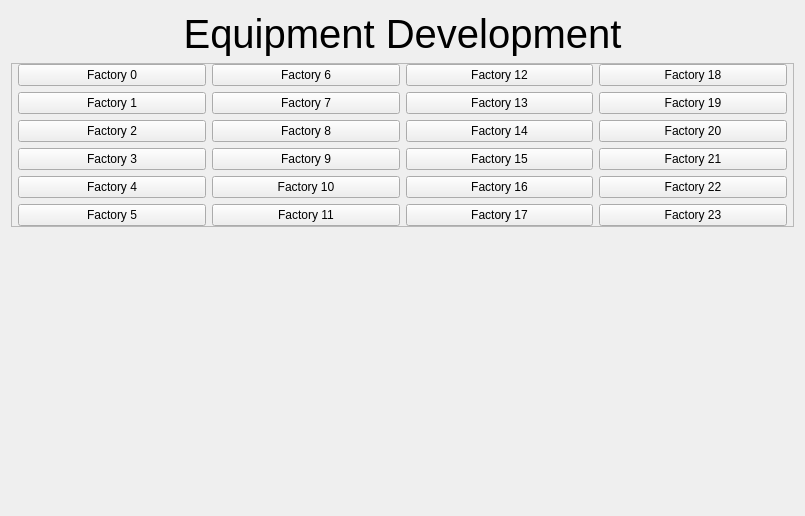
<?xml version="1.0" encoding="UTF-8"?>
<ui version="4.0">
 <class>FactoryArea</class>
 <widget class="QFrame" name="FactoryArea">
  <property name="geometry">
   <rect>
    <x>0</x>
    <y>0</y>
    <width>805</width>
    <height>516</height>
   </rect>
  </property>
  <property name="windowTitle">
   <string>Frame</string>
  </property>
  <property name="styleSheet">
   <string notr="true"/>
  </property>
  <layout class="QVBoxLayout" name="verticalLayout">
   <item>
    <widget class="QLabel" name="FactoryLabel">
     <property name="sizePolicy">
      <sizepolicy hsizetype="Preferred" vsizetype="MinimumExpanding">
       <horstretch>0</horstretch>
       <verstretch>1</verstretch>
      </sizepolicy>
     </property>
     <property name="font">
      <font>
       <pointsize>30</pointsize>
      </font>
     </property>
     <property name="text">
      <string>Equipment Development</string>
     </property>
     <property name="alignment">
      <set>Qt::AlignCenter</set>
     </property>
    </widget>
   </item>
   <item>
    <widget class="QFrame" name="Slots">
     <property name="sizePolicy">
      <sizepolicy hsizetype="Preferred" vsizetype="Expanding">
       <horstretch>0</horstretch>
       <verstretch>1</verstretch>
      </sizepolicy>
     </property>
     <property name="minimumSize">
      <size>
       <width>0</width>
       <height>0</height>
      </size>
     </property>
     <property name="styleSheet">
      <string notr="true"/>
     </property>
     <property name="frameShape">
      <enum>QFrame::StyledPanel</enum>
     </property>
     <property name="frameShadow">
      <enum>QFrame::Raised</enum>
     </property>
     <layout class="QVBoxLayout" name="verticalLayout_2">
      <property name="spacing">
       <number>6</number>
      </property>
      <property name="leftMargin">
       <number>0</number>
      </property>
      <property name="topMargin">
       <number>0</number>
      </property>
      <property name="rightMargin">
       <number>0</number>
      </property>
      <property name="bottomMargin">
       <number>0</number>
      </property>
      <item>
       <layout class="QGridLayout" name="SlotGrid">
        <property name="leftMargin">
         <number>6</number>
        </property>
        <property name="topMargin">
         <number>0</number>
        </property>
        <property name="rightMargin">
         <number>6</number>
        </property>
        <item row="0" column="0">
         <widget class="FactorySlot" name="Factory_Slot_0">
          <property name="text">
           <string>Factory 0</string>
          </property>
         </widget>
        </item>
        <item row="0" column="1">
         <widget class="FactorySlot" name="Factory_Slot_6">
          <property name="text">
           <string>Factory 6</string>
          </property>
         </widget>
        </item>
        <item row="0" column="2">
         <widget class="FactorySlot" name="Factory_Slot_12">
          <property name="text">
           <string>Factory 12</string>
          </property>
         </widget>
        </item>
        <item row="0" column="3">
         <widget class="FactorySlot" name="Factory_Slot_18">
          <property name="text">
           <string>Factory 18</string>
          </property>
         </widget>
        </item>
        <item row="1" column="0">
         <widget class="FactorySlot" name="Factory_Slot_1">
          <property name="text">
           <string>Factory 1</string>
          </property>
         </widget>
        </item>
        <item row="1" column="1">
         <widget class="FactorySlot" name="Factory_Slot_7">
          <property name="text">
           <string>Factory 7</string>
          </property>
         </widget>
        </item>
        <item row="1" column="2">
         <widget class="FactorySlot" name="Factory_Slot_13">
          <property name="text">
           <string>Factory 13</string>
          </property>
         </widget>
        </item>
        <item row="1" column="3">
         <widget class="FactorySlot" name="Factory_Slot_19">
          <property name="text">
           <string>Factory 19</string>
          </property>
         </widget>
        </item>
        <item row="2" column="0">
         <widget class="FactorySlot" name="Factory_Slot_2">
          <property name="text">
           <string>Factory 2</string>
          </property>
         </widget>
        </item>
        <item row="2" column="1">
         <widget class="FactorySlot" name="Factory_Slot_8">
          <property name="text">
           <string>Factory 8</string>
          </property>
         </widget>
        </item>
        <item row="2" column="2">
         <widget class="FactorySlot" name="Factory_Slot_14">
          <property name="text">
           <string>Factory 14</string>
          </property>
         </widget>
        </item>
        <item row="2" column="3">
         <widget class="FactorySlot" name="Factory_Slot_20">
          <property name="text">
           <string>Factory 20</string>
          </property>
         </widget>
        </item>
        <item row="3" column="0">
         <widget class="FactorySlot" name="Factory_Slot_3">
          <property name="text">
           <string>Factory 3</string>
          </property>
         </widget>
        </item>
        <item row="3" column="1">
         <widget class="FactorySlot" name="Factory_Slot_9">
          <property name="text">
           <string>Factory 9</string>
          </property>
         </widget>
        </item>
        <item row="3" column="2">
         <widget class="FactorySlot" name="Factory_Slot_15">
          <property name="text">
           <string>Factory 15</string>
          </property>
         </widget>
        </item>
        <item row="3" column="3">
         <widget class="FactorySlot" name="Factory_Slot_21">
          <property name="text">
           <string>Factory 21</string>
          </property>
         </widget>
        </item>
        <item row="4" column="0">
         <widget class="FactorySlot" name="Factory_Slot_4">
          <property name="text">
           <string>Factory 4</string>
          </property>
         </widget>
        </item>
        <item row="4" column="1">
         <widget class="FactorySlot" name="Factory_Slot_10">
          <property name="text">
           <string>Factory 10</string>
          </property>
         </widget>
        </item>
        <item row="4" column="2">
         <widget class="FactorySlot" name="Factory_Slot_16">
          <property name="text">
           <string>Factory 16</string>
          </property>
         </widget>
        </item>
        <item row="4" column="3">
         <widget class="FactorySlot" name="Factory_Slot_22">
          <property name="text">
           <string>Factory 22</string>
          </property>
         </widget>
        </item>
        <item row="5" column="0">
         <widget class="FactorySlot" name="Factory_Slot_5">
          <property name="text">
           <string>Factory 5</string>
          </property>
         </widget>
        </item>
        <item row="5" column="1">
         <widget class="FactorySlot" name="Factory_Slot_11">
          <property name="text">
           <string>Factory 11</string>
          </property>
         </widget>
        </item>
        <item row="5" column="2">
         <widget class="FactorySlot" name="Factory_Slot_17">
          <property name="text">
           <string>Factory 17</string>
          </property>
         </widget>
        </item>
        <item row="5" column="3">
         <widget class="FactorySlot" name="Factory_Slot_23">
          <property name="text">
           <string>Factory 23</string>
          </property>
         </widget>
        </item>
       </layout>
      </item>
     </layout>
    </widget>
   </item>
   <item>
    <widget class="QWidget" name="ArsenalControl" native="true">
     <property name="sizePolicy">
      <sizepolicy hsizetype="Preferred" vsizetype="Preferred">
       <horstretch>0</horstretch>
       <verstretch>255</verstretch>
      </sizepolicy>
     </property>
    </widget>
   </item>
   <item>
    <widget class="QWidget" name="NavigatorContol" native="true">
     <layout class="QHBoxLayout" name="horizontalLayout">
      <property name="spacing">
       <number>10</number>
      </property>
      <property name="topMargin">
       <number>0</number>
      </property>
      <property name="rightMargin">
       <number>0</number>
      </property>
      <property name="bottomMargin">
       <number>0</number>
      </property>
      <item>
       <layout class="QHBoxLayout" name="Navigator">
        <property name="spacing">
         <number>10</number>
        </property>
        <property name="rightMargin">
         <number>0</number>
        </property>
       </layout>
      </item>
     </layout>
    </widget>
   </item>
  </layout>
 </widget>
 <customwidgets>
  <customwidget>
   <class>FactorySlot</class>
   <extends>QPushButton</extends>
   <header>FactorySlot/factoryslot.h</header>
  </customwidget>
 </customwidgets>
 <resources/>
 <connections/>
</ui>
